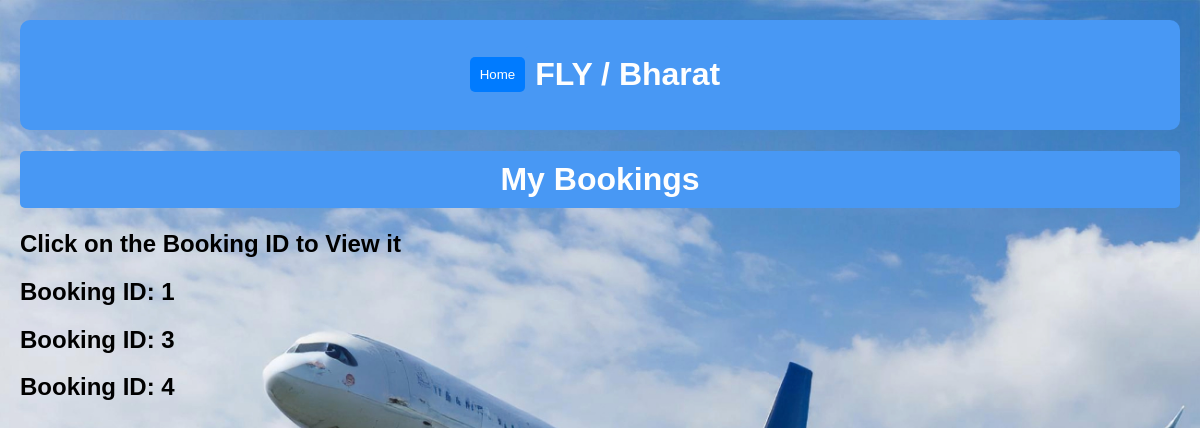
Page /my-bookings/ (signed in) on the earlier database version.
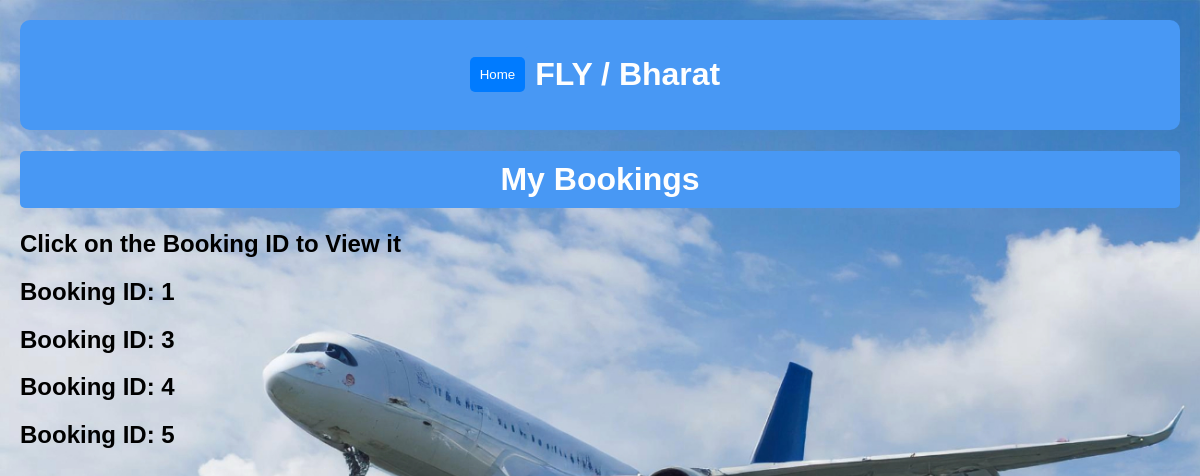
Same page on the later database version.
### apps/models.py (models this page shows, shortened)
class Booking(models.Model):
    user=models.ForeignKey(User, on_delete=models.CASCADE,null=True)
    flight = models.ForeignKey(Flight, on_delete=models.CASCADE, null=True,default=1)
    departure_date = models.DateField(null=True)
    class_type = models.CharField(max_length=50,null=True)
    flight_fare = models.DecimalField(max_digits=10, decimal_places=2)

### apps/views.py (the view)
# urls.py: path('my-bookings/', views.my_bookings, name='my_bookings'),
@login_required
def my_bookings(request):
    if request.method == 'POST':
        booking_id = request.POST.get('booking_id')  # Assuming 'booking_id' is the name of the input field containing the booking ID
        booking = Booking.objects.get(pk=booking_id)
        payment = Payment.objects.get(booking_id=booking_id)
        passengers_deleted = Passenger.objects.filter(booking=booking).count()
        flight = Flight.objects.get(id=booking.flight_id)
        flight.total_seat += passengers_deleted
        flight.save()
        booking.delete()
        payment.delete()
        return render(request,'mybookings.html')
    else:
        user = request.user
        bookings = Booking.objects.filter(user=user)
        booking_details = []
        for booking in bookings:
            try:
                payment = Payment.objects.get(booking_id=booking.pk)
                passengers = Passenger.objects.filter(booking=booking)
                flight = Flight.objects.get(id=booking.flight_id)
                booking_details.append({
                    'booking': booking,
                    'reference_number': int(payment.reference),
                    'passengers': passengers,
                    'fare': payment,
                    'flight': flight,
                })
            except Payment.DoesNotExist:
                passengers_deleted = Passenger.objects.filter(booking=booking).count()
                flight = Flight.objects.get(id=booking.flight_id)
                flight.total_seat += passengers_deleted
                flight.save()
                booking_details.append({
                    'booking': booking,
                    'reference_number': None,  # Assuming you handle this case in your template
                    'passengers': None,  # Assuming you handle this case in your template
                    'fare': None,  # Assuming you handle this case in your template
                    'flight': flight,
                })
        context = {
            'booking_details': booking_details,
        }
        return render(request, 'mybookings.html', context)

### apps/templates/mybookings.html (shortened to what this page needs)
{% load static %}
<html lang="en">
  <head>
  </head>
  <body>
    <div class="top-bar">
      <button onclick="location.href='{% url 'home' %}'">Home</button>
      <h1>FLY / Bharat</h1>
    </div>
    <div class="body">
      <h1>My Bookings</h1>
      <div class="main" id="main">
        <h2>Click on the Booking ID to View it</h2>
        {% for booking_detail in booking_details %}
        <div class="booking">
          <h2
            class="booking-title"
            onclick="showTicket({{ booking_detail.booking.pk }}, '{{ booking_detail.reference_number }}')"
          >
            Booking ID: {{ booking_detail.booking.pk }}
          </h2>
        </div>
        {% endfor %}
      </div>
    </div>
  </body>
</html>

Differences in the rows shown:
added Booking: booking.pk "5"
